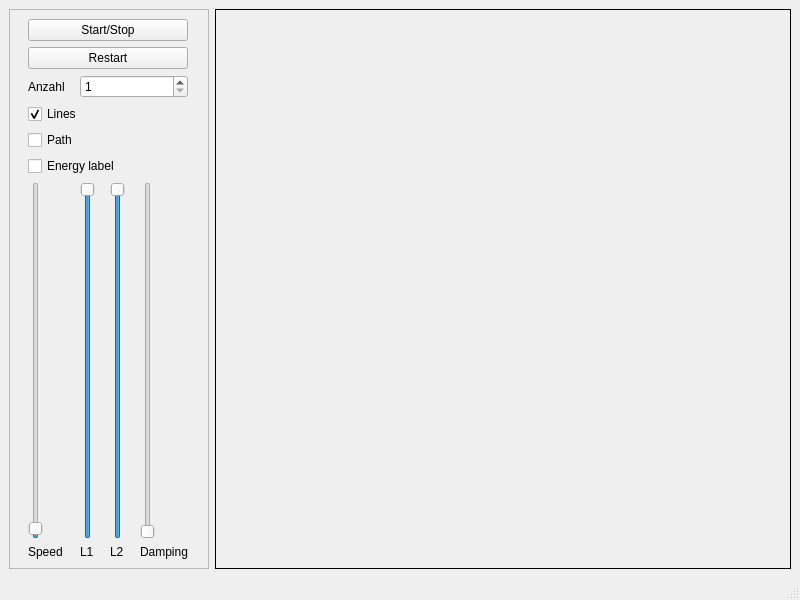
<?xml version="1.0" encoding="UTF-8"?>
<ui version="4.0">
 <class>MainWindow</class>
 <widget class="QMainWindow" name="MainWindow">
  <property name="geometry">
   <rect>
    <x>0</x>
    <y>0</y>
    <width>800</width>
    <height>600</height>
   </rect>
  </property>
  <property name="windowTitle">
   <string>Double Pendulum</string>
  </property>
  <widget class="QWidget" name="centralwidget">
   <layout class="QGridLayout" name="gridLayout">
    <item row="0" column="1">
     <widget class="QFrame" name="canvasWidget">
      <property name="frameShape">
       <enum>QFrame::Box</enum>
      </property>
      <property name="frameShadow">
       <enum>QFrame::Plain</enum>
      </property>
     </widget>
    </item>
    <item row="0" column="0">
     <widget class="QFrame" name="frame">
      <property name="maximumSize">
       <size>
        <width>200</width>
        <height>16777215</height>
       </size>
      </property>
      <property name="frameShape">
       <enum>QFrame::StyledPanel</enum>
      </property>
      <property name="frameShadow">
       <enum>QFrame::Raised</enum>
      </property>
      <layout class="QGridLayout" name="gridLayout_2">
       <item row="7" column="2">
        <widget class="QLabel" name="label_3">
         <property name="text">
          <string>L2</string>
         </property>
        </widget>
       </item>
       <item row="1" column="0" colspan="4">
        <widget class="QPushButton" name="restart_pushButton">
         <property name="text">
          <string>Restart</string>
         </property>
        </widget>
       </item>
       <item row="6" column="1">
        <widget class="QSlider" name="L1_verticalSlider">
         <property name="minimum">
          <number>1</number>
         </property>
         <property name="maximum">
          <number>100</number>
         </property>
         <property name="value">
          <number>100</number>
         </property>
         <property name="orientation">
          <enum>Qt::Vertical</enum>
         </property>
        </widget>
       </item>
       <item row="6" column="3">
        <widget class="QSlider" name="damping_verticalSlider">
         <property name="maximum">
          <number>1000</number>
         </property>
         <property name="orientation">
          <enum>Qt::Vertical</enum>
         </property>
        </widget>
       </item>
       <item row="6" column="0">
        <widget class="QSlider" name="speed_slider">
         <property name="minimum">
          <number>1</number>
         </property>
         <property name="maximum">
          <number>100000</number>
         </property>
         <property name="value">
          <number>1000</number>
         </property>
         <property name="orientation">
          <enum>Qt::Vertical</enum>
         </property>
        </widget>
       </item>
       <item row="2" column="1" colspan="3">
        <widget class="QSpinBox" name="pendulumCount_spinBox">
         <property name="minimum">
          <number>1</number>
         </property>
         <property name="maximum">
          <number>9999999</number>
         </property>
        </widget>
       </item>
       <item row="0" column="0" colspan="4">
        <widget class="QPushButton" name="startStop_pushButton">
         <property name="text">
          <string>Start/Stop</string>
         </property>
        </widget>
       </item>
       <item row="6" column="2">
        <widget class="QSlider" name="L2_verticalSlider">
         <property name="minimum">
          <number>1</number>
         </property>
         <property name="maximum">
          <number>100</number>
         </property>
         <property name="value">
          <number>100</number>
         </property>
         <property name="orientation">
          <enum>Qt::Vertical</enum>
         </property>
        </widget>
       </item>
       <item row="2" column="0">
        <widget class="QLabel" name="label_4">
         <property name="text">
          <string>Anzahl</string>
         </property>
        </widget>
       </item>
       <item row="7" column="3">
        <widget class="QLabel" name="label_5">
         <property name="text">
          <string>Damping</string>
         </property>
        </widget>
       </item>
       <item row="7" column="0">
        <widget class="QLabel" name="label">
         <property name="text">
          <string>Speed</string>
         </property>
        </widget>
       </item>
       <item row="7" column="1">
        <widget class="QLabel" name="label_2">
         <property name="text">
          <string>L1</string>
         </property>
        </widget>
       </item>
       <item row="5" column="0" colspan="4">
        <widget class="QCheckBox" name="enableEnergyLabel_checkBox">
         <property name="text">
          <string>Energy label</string>
         </property>
        </widget>
       </item>
       <item row="4" column="0" colspan="4">
        <widget class="QCheckBox" name="enablePath_checkBox">
         <property name="text">
          <string>Path</string>
         </property>
        </widget>
       </item>
       <item row="3" column="0" colspan="4">
        <widget class="QCheckBox" name="enableLines_checkBox">
         <property name="text">
          <string>Lines</string>
         </property>
         <property name="checked">
          <bool>true</bool>
         </property>
        </widget>
       </item>
      </layout>
     </widget>
    </item>
   </layout>
  </widget>
  <widget class="QMenuBar" name="menubar">
   <property name="geometry">
    <rect>
     <x>0</x>
     <y>0</y>
     <width>800</width>
     <height>21</height>
    </rect>
   </property>
  </widget>
  <widget class="QStatusBar" name="statusbar"/>
 </widget>
 <resources/>
 <connections/>
</ui>
